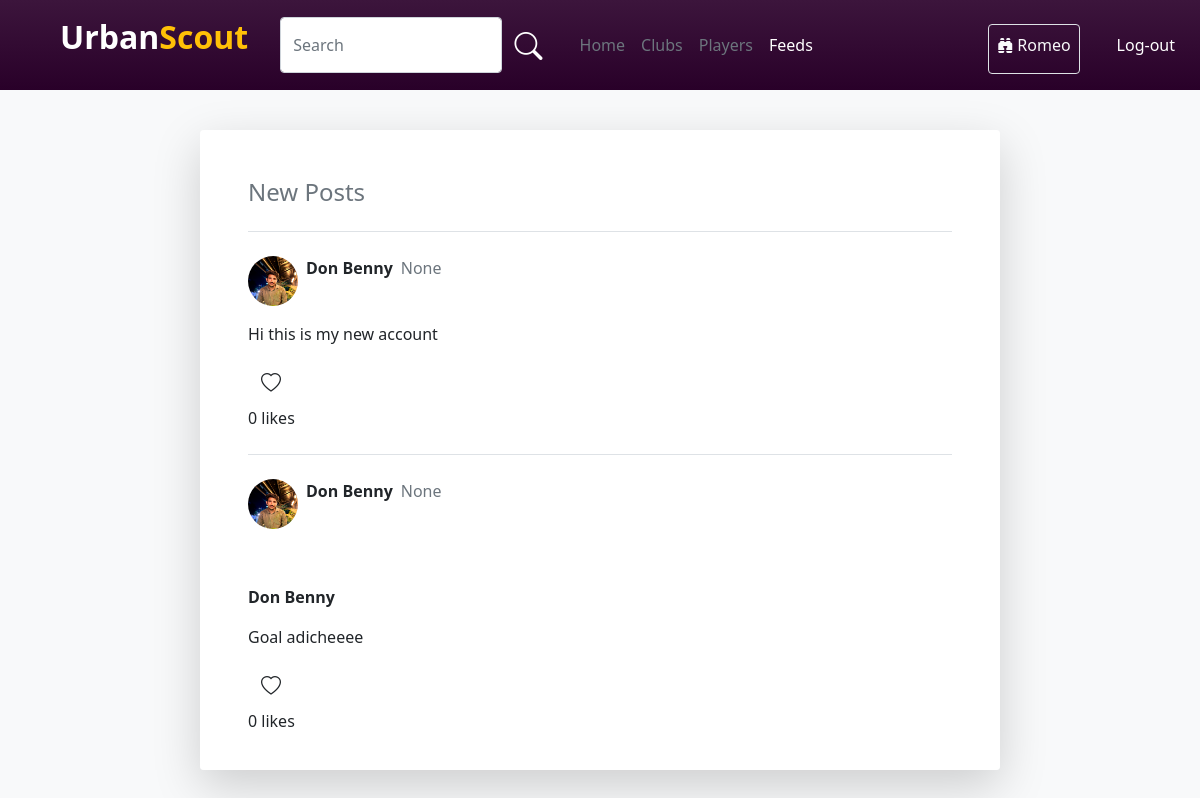
The page /following_feeds (signed in) on the database as committed earlier.
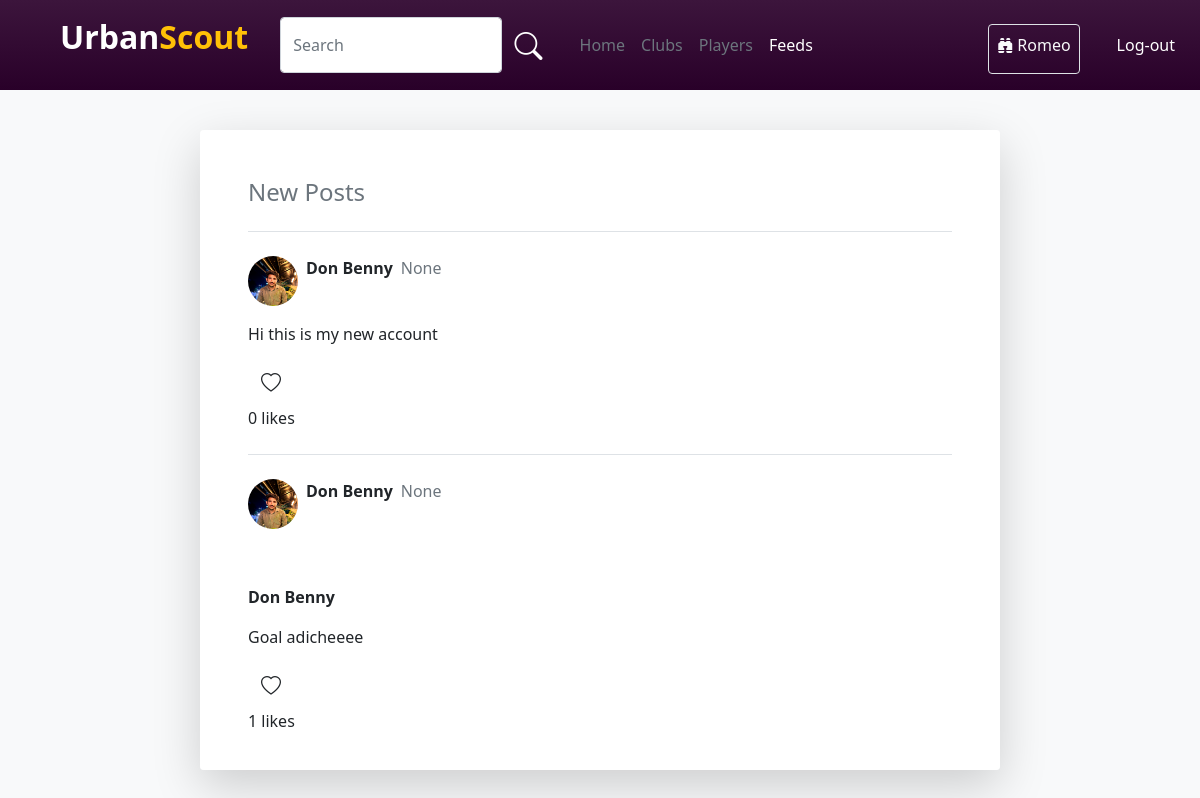
The same page on the database as committed later.
### account/models.py (models this page shows)
class NewFeeds(models.Model):
    feed=models.CharField(max_length=200)
    img=models.ImageField(upload_to='pics',null=True)
    video = models.FileField(upload_to='pics',
    validators=[FileExtensionValidator(allowed_extensions=['MOV','avi','mp4','webm','mkv'])], null=True)
    user=models.ForeignKey(User,on_delete=models.CASCADE,related_name='newfeeds_as_user')
    datetime = models.DateTimeField(null=True)
    likes_cout=models.IntegerField(default=0)

class User(AbstractUser):
    username=models.CharField(max_length=32, blank=True, null=True)
    USERNAME_FIELD = 'email'
    email = models.EmailField(unique=True)
    img=models.ImageField(upload_to='pics',default='https://img.freepik.com/free-icon/man_318-677829.jpg',null=True)
    is_player=models.BooleanField('is_player',default=False)
    is_club=models.BooleanField('is_club',default=False)
    is_scout=models.BooleanField('is_scout',default=False)
    player_dob = models.DateField(("Date of Birth"), default=date.today, validators=[validate_dob])
    player_pos = models.CharField(("Position"),default='',max_length=30,choices=Pos_Choice)
    district = models.CharField(("District"),default='',max_length=20,choices=District_Choice)
    locality = models.CharField(("Locality"),default='',max_length=50,blank=True)
    player_foot = models.CharField(("Prefered Foot"),default='',max_length=10,choices=Foot_Choice)
    player_ability = models.IntegerField(("Ability"),default=0,choices=Ability_Choice)
    club_reputation = models.IntegerField(("Club Reputation"),default=0,choices=Ability_Choice)
    player_potential = models.IntegerField(("Potential"),default=0,choices=Ability_Choice)
    desc=models.CharField(("Description"),max_length=100, default='')
    club_name=models.CharField((("Club Name")),default='',max_length=30)
    scouted_by=models.CharField(max_length=30,default='')
    REQUIRED_FIELDS = []

### account/views.py (the view)
# urls.py: path('following_feeds',views.following_feeds,name="following_feeds"),
def following_feeds(request):
    user = request.user
    following_users = following.objects.filter(following=user).values_list('followed_id', flat=True)
    feeds = NewFeeds.objects.filter(user__in=following_users).order_by('-datetime')
    context = {'feeds': feeds}
    return render(request, 'FollowingFeeds.html', context)

### template/FollowingFeeds.html (shortened to what the changed rows need)
{% load static %}
<!DOCTYPE html>
<html lang="en">
<head>
    <link rel="stylesheet" href="{% static 'style.css' %}">
    <link href="https://cdn.jsdelivr.net/npm/bootstrap@5.0.2/dist/css/bootstrap.min.css" rel="stylesheet"
>
    <link rel="stylesheet" href="https://cdn.jsdelivr.net/npm/bootstrap-icons@1.10.5/font/bootstrap-icons.css">
</head>
<body class="bg-light">
    <div class="d-flex flex-wrap justify-content-center mt-4">
        <div class="col-lg-8 col-12 player-feeds m-3 p-5 rounded bg-white shadow-lg">
            {% for j in feeds %}
            <div class="mt-4 border-top pt-4">
                <div class="d-flex">
                    <div class="feed-img">
                        <img class="w-100 rounded-circle" src={{j.user.img.url}} alt="">
                    </div>
                    <div class="ms-2 d-flex">
                        {% if j.user.is_club %}
                        <p class="fw-bold">
                            {{j.user.club_name}}
                        </p>
                        {% else %}
                        <p class="fw-bold">
                            {{j.user.first_name}} {{j.user.last_name}}
                        </p>
                        {% endif %}
                        <p class="ms-2 text-secondary">{{j.datetime}}</p>
                    </div>
                </div>
                <div class="w-100 mt-3">
                        {% if j.img.url != '' %}
                    <div class="w-100 mt-3">
                    </div>
                    <p class="fw-bold mt-3">{% if j.user.is_club %}
                        <p class="fw-bold">
                            {{j.user.club_name}}
                        </p>
                        {% else %}
                        <p class="fw-bold">
                            {{j.user.first_name}} {{j.user.last_name}}
                        </p>
                        {% endif %}
                        {% endif %}
                </div>
                <div class="">
                    <p>{{j.feed}}</p>
                    <div class="mt-2">
                        <button class="btn shadow-none like-button" data-feed-id="{{ j.id }}">
                            <i class="bi bi-heart fs-5"></i>
                        </button>
                        <p id="likes-count-{{ j.id }}">{{ j.likes_cout }} likes</p>
                    </div>
                </div>
            </div>
            {% endfor %}
        </div>
    </div>
</body>
</html>

Rows that differ between the two databases and show on the page:
changed NewFeeds "Goal adicheeee": likes_cout "0" → "1"
